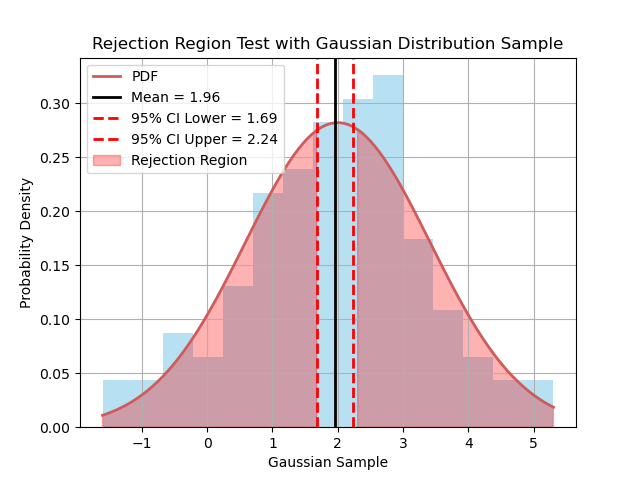

Write Python code to recreate this figure.
#!/usr/bin/env python3
# -*- coding: utf-8 -*-
"""
Created on Wed Mar  5 17:47:52 2025

@author: kfrench
"""
#!/usr/bin/env python3
# -*- coding: utf-8 -*-
"""
Created on Mon Mar 10 20:39:50 2025

@author: kfrench
"""

import numpy as np
import scipy.stats as stats
import matplotlib.pyplot as plt

#Given parameters
n = 100
µ = 2  # Null hypothesis 
var = 2   # Given variance
sigma = np.sqrt(var)  # Population standard deviation

#Generate Gaussian sample
random_gauss = np.random.normal(loc=µ, scale=sigma, size=n)

#Sample statistics
xbar = np.mean(random_gauss)
s_pop = np.std(random_gauss, ddof=0)  # Population standard deviation
s_sample = np.std(random_gauss, ddof=1)  # Sample standard deviation

#Compute test statistic (Z-score)
standard_error = sigma / np.sqrt(n)
z_score = (xbar - µ) / standard_error

#Compute 95% Confidence Interval for μ
alpha = 0.05
z_value = stats.norm.ppf(1 - alpha / 2)  # 1.96 for 95% CI


lower_ci = xbar - z_value * standard_error
upper_ci = xbar + z_value * standard_error


#Critical value for α = 0.05 
z_critical = 1.96  # For the 95% confidence level

#Decision based on the critical value method
reject_H0 = abs(z_score) > z_critical

# Print results
print(f"Standard Error: {standard_error:.4f}")
print(f"Sample mean: {xbar:.4f}")
print(f"Z-score: {z_score:.4f}")
print(f"Critical value: ±{z_critical}")
print("Conclusion: Reject H0" if reject_H0 else "Conclusion: Do not reject H0")

#Plot
plt.hist(random_gauss, bins=15, density=True, alpha=0.6, color='skyblue', zorder=1)
x = np.linspace(min(random_gauss), max(random_gauss), 100) 
pdf = stats.norm.pdf(x, loc=µ, scale=sigma) # Theoretical PDF
plt.plot(x, pdf, color='indianred', lw=2, zorder=2, label="PDF")
plt.axvline(xbar, color='black', linestyle='solid', linewidth=2, label=f'Mean = {xbar:.2f}')
plt.axvline(lower_ci, color='red', linestyle='dashed', linewidth=2, label=f'95% CI Lower = {lower_ci:.2f}')
plt.axvline(upper_ci, color='red', linestyle='dashed', linewidth=2, label=f'95% CI Upper = {upper_ci:.2f}')
plt.fill_between(x, pdf, where=(x < lower_ci) | (x > upper_ci), color='red', alpha=0.3, label="Rejection Region")
plt.xlabel("Gaussian Sample")
plt.ylabel("Probability Density")
plt.title("Rejection Region Test with Gaussian Distribution Sample")
plt.legend()
plt.grid(zorder=0)
plt.show()
